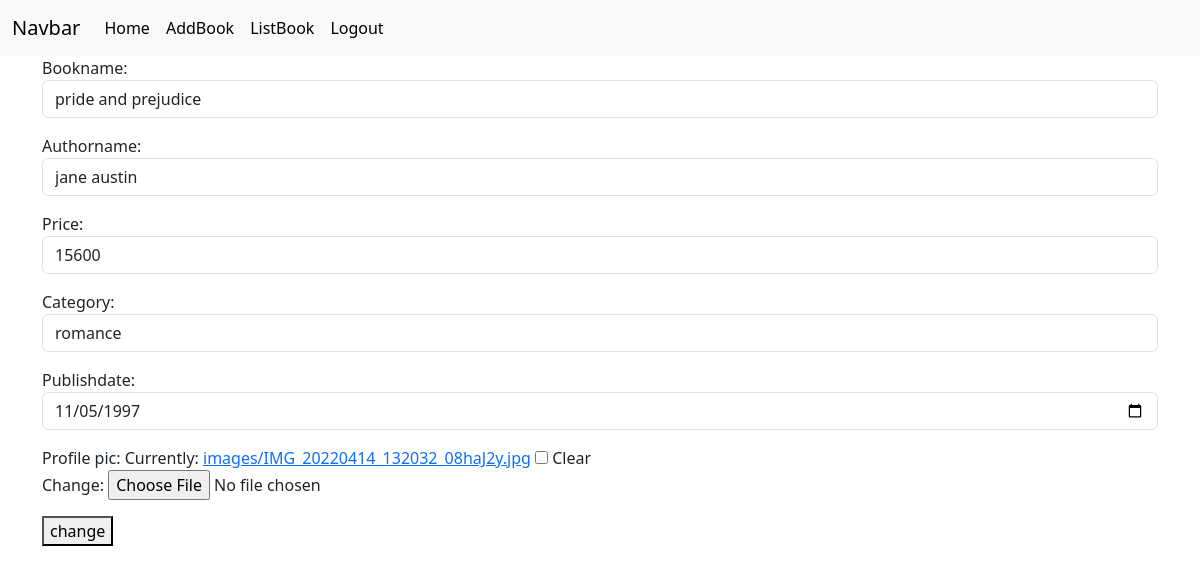
The app's page /books/4/change/ (signed in) with its own data.
### myapp/models.py (models this page shows, shortened)
class Books(models.Model):
    bookname=models.CharField(max_length=200)
    authorname=models.CharField(max_length=200)
    price=models.PositiveIntegerField()
    category=models.CharField(max_length=200)
    publishdate=models.DateField(null=True,blank=True)
    profile_pic=models.ImageField(upload_to="images",null=True,blank=True)

### myapp/views.py (the view, shortened to what this page needs)
# urls.py: path("books/<int:pk>/change/",views.BookUpdateView.as_view(),name="book-edit"),
@method_decorator(signin_required,name="dispatch")
class BookUpdateView(View):
    def get(self,request,*args,**kwargs):
        id=kwargs.get("pk")
        obj=Books.objects.get(id=id)
        form=BookModelForm(instance=obj)
        return render(request,"book_edit.html",{"form":form})

### myapp/forms.py
class BookModelForm(forms.ModelForm):
    class Meta:
        model=Books
        fields="__all__"
        widgets={
            "bookname":forms.TextInput(attrs={"class":"form-control"}),
            "authorname":forms.TextInput(attrs={"class":"form-control"}),
            "price":forms.NumberInput(attrs={"class":"form-control"}),
            "category":forms.TextInput(attrs={"class":"form-control"}),
            "publishdate":forms.DateInput(attrs={"class":"form-control","type":"date"})
        }

### myapp/views.py (called while the page is built)
def signin_required(fn):
    def wrapper(request,*args,**kwargs):
        if not request.user.is_authenticated:
            messages.error(request,"Invalid session")
            return redirect("signin")
        else:
            return fn(request,*args,**kwargs)
    return wrapper

### myapp/templates/book_edit.html (shortened to what this page needs)
{%extends 'base.html'%}
{%block body_block%}
<div class="container">
    <form action="" method="post" enctype="multipart/form-data">
        {{form.as_p}}
        <button type="submit">change</button>
    </form>
</div>
{%endblock%}

### records on screen
Books: bookname "pride and prejudice", authorname "jane austin", price "15600", category "romance", publishdate "11/05/1997"
